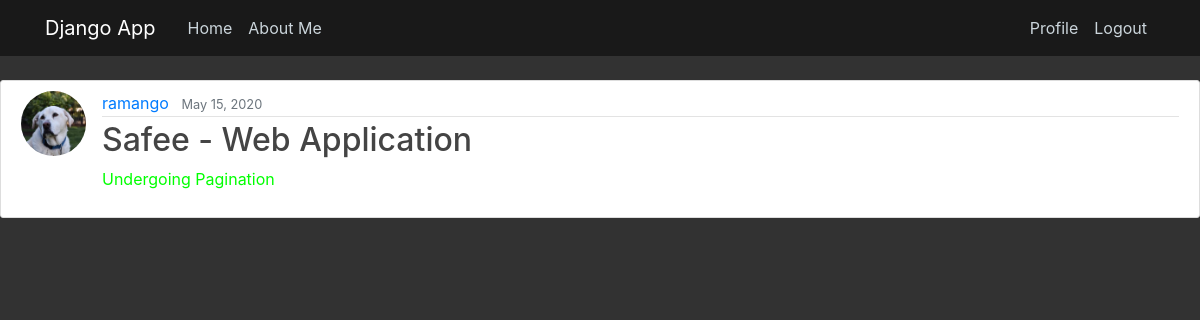
Page /post/1/ (signed in) on the committed database.
### safee/models.py (models this page shows, shortened)
class Post(models.Model):
    title = models.CharField(max_length=100)
    content = models.TextField()
    date_posted = models.DateTimeField(default=timezone.now)
    author = models.ForeignKey(User, on_delete=models.CASCADE)

### users/models.py (models this page shows, shortened)
class Profile(models.Model):
    user = models.OneToOneField(User, on_delete=models.CASCADE)
    image = models.ImageField(default='default.jpg', upload_to='profile_pics')

### safee/views.py (the view)
# urls.py: path('post/<int:pk>/', PostDetailView.as_view(), name='post-detail'),
class PostDetailView(DetailView):
    model = Post

### safee/templates/safee/post_detail.html (shortened to what this page needs)
{% extends "safee/base.html" %}
{% block content %}
  <article class="media content-section">
    <img class="rounded-circle article-img" src="{{ object.author.profile.image.url }}">
    <div class="media-body">
      <div class="article-metadata">
        <a class="mr-2" href="#">{{ object.author }}</a>
        <small class="text-muted">{{ object.date_posted|date:"F d, Y" }}</small>
      </div>
      <h2 class="article-title">{{ object.title }}</h2>
      <p class="article-content">{{ object.content }}</p>
    </div>
  </article>
{% endblock content %}

### static/website/assets/css/main2.css (style rules this page uses)
body { background-image: url(../../images/bg.gif); background-size: cover; background-repeat: no-repeat; color: #333333; margin-top: 5rem; }
h1, h2, h3, h4, h5, h6 { color: #444444; }
.content-section { background: #ffffff; padding: 10px 20px; border: 1px solid #dddddd; border-radius: 3px; margin-bottom: 20px; }
.article-title { color: #444444; }
.article-content { white-space: pre-line; }
.article-img { height: 65px; width: 65px; margin-right: 16px; }
.article-metadata { padding-bottom: 1px; margin-bottom: 4px; border-bottom: 1px solid #e3e3e3 }

### safee/templates/safee/base.html (style rules this page uses)
body { background-color: #323232 }
p { color: #00FF00 }

### rows in the picture
Post: author.profile.image (picture), author "ramango", date_posted "May 15, 2020", title "Safee - Web Application", content "Undergoing Pagination"
